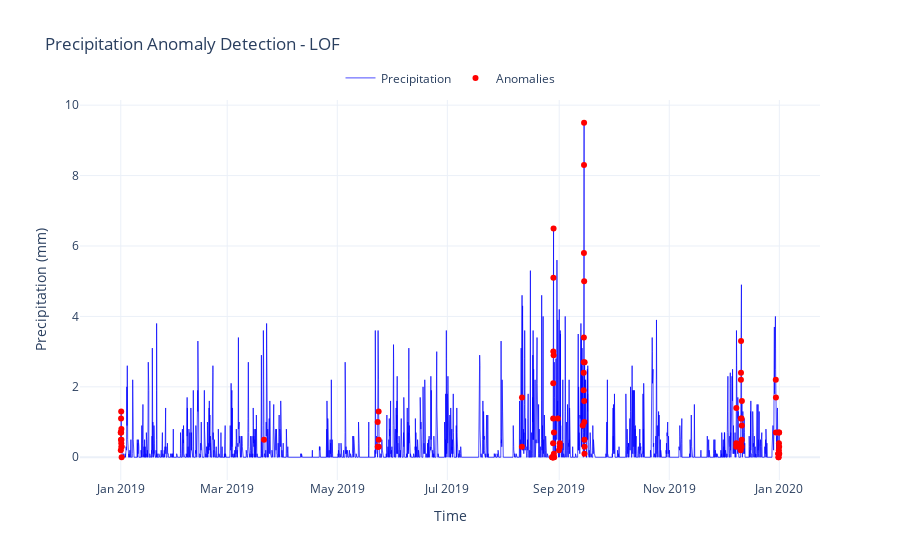

This figure's notebook cell:
### Code cell
fig_lof, lof_summary, lof_scores = detect_precipitation_anomalies(bergen_2019)
fig_lof.show()
lof_summary
